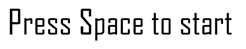
%> input picture Bitmap Converter/pressSpace.png, 246 x 49 px
$ octave RunVerilogBitmapArray_example.m   (GNU Octave 9; MATLAB toolbox functions it lacks are replaced by stand-ins)
%> lines starting %> are read from the running program, lines starting %| are printed output that depends on the picture
### Bitmap Converter/VerilogBitmapArray.m
function VerilogBitmapArray(inputImageFileName,outputVerilogFileName,sProcessing)
%> called with inputImageFileName = 'pressSpace.png', outputVerilogFileName = 'press.sv'
% function VerilogBitmapArray(inputImageFileName,outputVerilogFileName,sProcessing)
%
% Function Description:
% --------------------------------
% This function receives an image and outputs a systemVerilog bitmap by the
% name outputVerilogFileName.
% It supports the image formats jpg, tif and png. Other formats by be
% supported as well, but only jpg, tif and png were tested.
% The function allows cropping, resizing and, if the image has
% transparency, performing binary transparency.
%
% Inputs:
% --------------------------------
% inputImageFileName - a string, image input file name. image should be
%   located in the working directory. for example "corn.tif".
% outputVerilogFileName - a string, output file name. for example
%   "cornSvBitmap.sv". if empty ([]) no system verilog file will be
%   written.
% sProcessing.
%   sCrop.
%       enable - boolean, if true image will be cropped to user specified
%           values: the center of the cropped image will be at
%           sProcessing.sCrop.xyCenter and the cropped picture will contain
%           sProcessing.sCrop.xyPortions of the original picture.
%       xyPortions - [portionOf_x , portionOf_y] units are [%] (i.e values from 0 to 100)
%       xyCenter - [center_x , center_y] -  units are [%] (i.e values from 0 to 100)
%   sResize.
%       enable - boolean, if true the cropped image is resized to user
%           specified values in sProcessing.sResize.new_xy.
%       new_xy - [#columns , #rows] = no. of rows and columns in the
%           resized picture
%   quantize_nBits - no. of bits in the quantized image:
%       case (quantize_nBits == 8): red: 3bits, green: 3bits, blue: 3bits.
%       case (quantize_nBits == 4): red: 2bit, green: 1bit1, blue: 1bit1
%       case (quantize_nBits == 1): black&white image
%   binaryTransparencyTh - for png images there sometimes is a transparency
%       value for every pixel. In the output verilog file we support a
%       boolean transparency. binaryTransparencyTh is a value in the range
%       [0,100] that is used as a boolean transparency threshold.
%
% Outputs:
% --------------------------------
% A system-verilog file with the name specified in outputVerilogFileName is
%   written to the working directory.
%
% Ron Teichner, 25.03.2019

%% read from txt if no inputs to function

if nargin < 3
    filename = 'VerilogBitmapArrayTxtNumericInpus.txt';
    if ~isfile(filename)
        disp('VerilogBitmapArrayTxtNumericInpus.txt was not found in working directory');
        return;
    end
    VerilogBitmapArrayTxtNumericInpus = VerilogBitmapArrayImportTxtNumericInpus(filename, 1, 7);

    sProcessing.binaryTransparencyTh = VerilogBitmapArrayTxtNumericInpus(1,1);
    sProcessing.sCrop.enable = VerilogBitmapArrayTxtNumericInpus(2,1);
    sProcessing.sCrop.xyPortions = VerilogBitmapArrayTxtNumericInpus(3,:);
    sProcessing.sCrop.xyCenter = VerilogBitmapArrayTxtNumericInpus(4,:);
    sProcessing.sResize.enable = VerilogBitmapArrayTxtNumericInpus(5,1);
    sProcessing.sResize.new_xy = VerilogBitmapArrayTxtNumericInpus(6,:);
    sProcessing.quantize_nBits = VerilogBitmapArrayTxtNumericInpus(7,1);

    filename = 'VerilogBitmapArrayTxtFileNameInpus.txt';
    if ~isfile(filename)
        disp('VerilogBitmapArrayTxtFileNameInpus.txt was not found in working directory');
        return;
    end
    VerilogBitmapArrayTxtFileNameInpus = VerilogBitmapArrayTxtFileNameInpusFunc(filename, 1, 2);

    inputImageFileName = VerilogBitmapArrayTxtFileNameInpus{1};
    outputVerilogFileName = VerilogBitmapArrayTxtFileNameInpus{2};
end

%% read image
if ~isstring(inputImageFileName)
    disp('inputImageFileName should be a string, for example: inputImageFileName="ee.png"')
end

if ~isfile(inputImageFileName)
    errStr = strcat(inputImageFileName,' was not found in the current working directory');
    disp(errStr);
    disp('exiting');
    return;
end

disp(inputImageFileName);
[A,map,transparency] = imread(inputImageFileName);
%> A is the input picture: size 49x246x3 uint8; mean R, G, B 226.4, 226.4, 226.4
%> map = []; transparency = []

% convert to rgb:
if ~isempty(map)
    A = ind2rgb(A,map);
end
A = double(A);
%> A: size 49x246x3 double
A = A./max(A(:)); % scaling A values to capture full [0,1] range

if numel(size(A)) == 1
    disp('image has only one dimension')
    return;
end

binaryTransp = false(size(A,1) , size(A,2));
if ~isempty(transparency)
    disp('image has transparency; scale binary threshold using sProcessing.binaryTransparencyTh');
    transpA = A;
    aboveThIdx = transparency < sProcessing.binaryTransparencyTh/100*max(transparency(:));
    binaryTransp(aboveThIdx) = true;
    for colorIdx=1:size(transpA,3)
        tmp = transpA(:,:,colorIdx);
        tmp(aboveThIdx) = 1;
        transpA(:,:,colorIdx) = tmp;
    end
else
    disp('image has no transparency');
    transpA = A;
end

%% crop image
[croppedA,croppedBinaryTransp] = BitmapCropping(transpA,binaryTransp,sProcessing);
%> croppedBinaryTransp: size 49x246 logical; every value is 0

%% resize image
[croppedResizedA,croppedResizedBinaryTransp] = BitmapResize(croppedA,croppedBinaryTransp,sProcessing);
%> in BitmapResize, `croppedResizedA = imresize(croppedA,[sProcessing.sResize.new_xy(2) sPr..`:
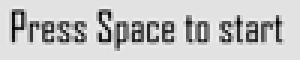
%> croppedResizedA: size 20x100x3 double (shown 3 times larger); mean R, G, B 0.888, 0.888, 0.888; drawn with min black and max white
%> in BitmapResize, `croppedResizedBinaryTransp = imresize(croppedbinaryTransp,[sProcessing..`: croppedResizedBinaryTransp: size 20x100 logical; every value is 0

%% Quantize image
% scale values to [0,255]:

switch sProcessing.quantize_nBits
    case 8
        nBitsRed = 3; nBitsGreen = 3; nBitsBlue = 2;
        [croppedResizedQuantizedFixedPointA,croppedResizedQuantizedDoubleA] = ...
            BitmapQuant(nBitsRed,nBitsGreen,nBitsBlue,croppedResizedA);
%> in BitmapQuant, `croppedResizedQuantizedDoubleA(:,:,Ridx) = croppedResizedQuantizedFixe..`:
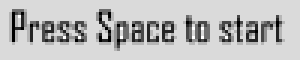
%> croppedResizedQuantizedDoubleA: size 20x100 double (shown 3 times larger); min 0.143, max 1.14, mean 0.886; drawn with min black and max white
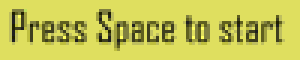
%> croppedResizedQuantizedFixedPointA: size 20x100x3 double (shown 3 times larger); mean R, G, B 6.2, 6.2, 2.67; drawn with min black and max white
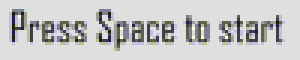
%> croppedResizedQuantizedDoubleA: size 20x100x3 double (shown 3 times larger); mean R, G, B 0.886, 0.886, 0.889; drawn with min black and max white
    case 4
        nBitsRed = 2; nBitsGreen = 1; nBitsBlue = 1;
        [croppedResizedQuantizedFixedPointA,croppedResizedQuantizedDoubleA] = ...
            BitmapQuant(nBitsRed,nBitsGreen,nBitsBlue,croppedResizedA);
    case 1
        nBitsRed = 0; nBitsGreen = 0; nBitsBlue = 0;
        [Ridx,Gidx,Bidx] = deal(1,2,3);
        whiteTh = 0.5;
        greyScaleImage = 0.2989 * croppedResizedA(:,:,Ridx) + 0.5870 * croppedResizedA(:,:,Gidx) + 0.1140 * croppedResizedA(:,:,Bidx);
        croppedResizedQuantizedFixedPointA = greyScaleImage > whiteTh;
        croppedResizedQuantizedDoubleA = croppedResizedQuantizedFixedPointA;
    otherwise
        disp('Quantization level @ sProcessing.quantize_nBits not supported');
end

%% write systemVerilog file and mif file
if ~isstring(outputVerilogFileName)
    disp('outputVerilogFileName is not a string - no systemVerilog file was created; example: outputVerilogFileName = "bitmapArray.sv"');
else
    BitmapWriteSvFile(outputVerilogFileName,croppedResizedQuantizedFixedPointA,croppedResizedBinaryTransp,sProcessing.quantize_nBits,nBitsRed,nBitsGreen,nBitsBlue);
    ramSize = numel(croppedResizedQuantizedFixedPointA);
    wordSize = sProcessing.quantize_nBits;
    BitmapMifGen(outputVerilogFileName,croppedResizedQuantizedFixedPointA(:),wordSize,ramSize);
end
%% figures
[Ridx,Gidx,Bidx] = deal(1,2,3);
f1 = figure;
movegui(f1,'west');
subplot(2,3,1); im=imshow(A); title('original image');
if ~isempty(transparency)
    im.AlphaData = transparency;
end
subplot(2,3,2); imshow(transpA); title('binary transparency');
subplot(2,3,3); imshow(croppedA); title('cropped image');
subplot(2,3,4); imshow(croppedResizedA); title('resized image');
subplot(2,3,5); imshow(croppedResizedQuantizedDoubleA); title('Quantized image');

f2 = figure;
movegui(f2,'east');
rValues = croppedResizedA(:,:,Ridx); rValues = rValues(:);
%> after `rValues = rValues(:)`: rValues = 2000 values, max 1.11 at index 1513, min 0.0974 at index 1588, mean 0.888
gValues = croppedResizedA(:,:,Gidx); gValues = gValues(:);
%> after `gValues = gValues(:)`: gValues has the same summary as rValues
bValues = croppedResizedA(:,:,Bidx); bValues = bValues(:);
%> after `bValues = bValues(:)`: bValues has the same summary as rValues


subplot(2,3,1); hist(rValues,50); title('hist red');
subplot(2,3,2); hist(gValues,50); title('hist green');
subplot(2,3,3); hist(bValues,50); title('hist blue');
switch sProcessing.quantize_nBits
    case {8,4}
        rValuesQ = croppedResizedQuantizedDoubleA(:,:,Ridx); rValuesQ = rValuesQ(:);
%> after `rValuesQ = rValuesQ(:)`: rValuesQ = 2000 values, max 1.14 at index 126, min 0.143 at index 85, mean 0.886
        gValuesQ = croppedResizedQuantizedDoubleA(:,:,Gidx); gValuesQ = gValuesQ(:);
%> after `gValuesQ = gValuesQ(:)`: gValuesQ has the same summary as rValuesQ
        bValuesQ = croppedResizedQuantizedDoubleA(:,:,Bidx); bValuesQ = bValuesQ(:);
%> after `bValuesQ = croppedResizedQuantizedDoubleA(:,:,Bidx)`:
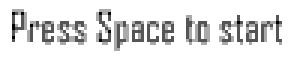
%> bValuesQ: size 20x100 double (shown 3 times larger); min 0, max 1, mean 0.889
%> after `bValuesQ = bValuesQ(:)`: bValuesQ = 2000 values, max 1 at index 1, min 0 at index 85, mean 0.889
        subplot(2,3,4); hist(rValuesQ,50);title('hist red quantized');
        subplot(2,3,5); hist(gValuesQ,50);title('hist green quantized');
        subplot(2,3,6); hist(bValuesQ,50);title('hist blue quantized');
end

end

function [croppedResizedQuantizedFixedPointA,croppedResizedQuantizedDoubleA] = BitmapQuant(nBitsRed,nBitsGreen,nBitsBlue,croppedResizedA)
[Ridx, Gidx, Bidx] = deal(1,2,3);
nColors = size(croppedResizedA,3);

if Ridx <= nColors
    nLevelsRed = 2^nBitsRed;
    croppedResizedQuantizedFixedPointA(:,:,Ridx) = round(croppedResizedA(:,:,Ridx) * (nLevelsRed - 1));
else
    croppedResizedQuantizedFixedPointA(:,:,Ridx) = zeros(size(croppedResizedA(:,:,1)));
end
croppedResizedQuantizedDoubleA(:,:,Ridx) = croppedResizedQuantizedFixedPointA(:,:,Ridx) ./ (nLevelsRed - 1);

if Gidx <= nColors
    nLevelsGreen = 2^nBitsGreen;
    croppedResizedQuantizedFixedPointA(:,:,Gidx) = round(croppedResizedA(:,:,Gidx) * (nLevelsGreen - 1));
else
    croppedResizedQuantizedFixedPointA(:,:,Gidx) = zeros(size(croppedResizedA(:,:,1)));
end
croppedResizedQuantizedDoubleA(:,:,Gidx) = croppedResizedQuantizedFixedPointA(:,:,Gidx) ./ (nLevelsGreen - 1);

if Bidx <= nColors
    nLevelsBlue = 2^nBitsBlue;
    croppedResizedQuantizedFixedPointA(:,:,Bidx) = round(croppedResizedA(:,:,Bidx) * (nLevelsBlue - 1));
else
    croppedResizedQuantizedFixedPointA(:,:,Bidx) = zeros(size(croppedResizedA(:,:,1)));
end
croppedResizedQuantizedDoubleA(:,:,Bidx) = croppedResizedQuantizedFixedPointA(:,:,Bidx) ./ (nLevelsBlue - 1);

end

function [croppedA,croppedbinaryTransp] = BitmapCropping(A,binaryTransp,sProcessing)
% function [croppedA,croppedbinaryTransp] = BitmapCropping(A,binaryTransp,sProcessing)
%
% Function Description:
% --------------------------------
% This function receives an image, a trasparency matrix and cropping values
% and outputs a cropped image.
%
% Inputs:
% --------------------------------
% A - an RGB image
% binaryTransp - a transparency matrix with size(A)
% sProcessing.
%   sCrop.
%       enable - boolean, if true image will be cropped to user specified
%           values: the center of the cropped image will be at
%           sProcessing.sCrop.xyCenter and the cropped picture will contain
%           sProcessing.sCrop.xyPortions of the original picture.
%       xyPortions - [portionOf_x , portionOf_y] units are [%] (i.e values from 0 to 100)
%       xyCenter - [center_x , center_y] -  units are [%] (i.e values from 0 to 100)
%
% Outputs:
% --------------------------------
% croppedA - cropped image A
% croppedbinaryTransp - cropped transparency matrix
%
% Ron Teichner, 25.03.2019

croppedA = A; croppedbinaryTransp = binaryTransp;
if isfield(sProcessing , 'sCrop')
    if isfield(sProcessing.sCrop , 'enable')
        if sProcessing.sCrop.enable
            if ~isfield(sProcessing.sCrop , 'xyPortions')
                disp('field sProcessing.sCrop.xyPortions is missing - image was not cropped');
            elseif ~isfield(sProcessing.sCrop , 'xyCenter')
                disp('field sProcessing.sCrop.xyCenter is missing - image was not cropped');
            else
                if ( (numel(sProcessing.sCrop.xyPortions) == 2) && (numel(sProcessing.sCrop.xyCenter) == 2) )
                    r = max(min(sProcessing.sCrop.xyPortions(2),100),0);
                    c = max(min(sProcessing.sCrop.xyPortions(1),100),0);

                    rC = max(min(sProcessing.sCrop.xyCenter(2),100),0);
                    cC = max(min(sProcessing.sCrop.xyCenter(1),100),0);

                    halfRowsKeep = floor(size(A,1) * (r/100) / 2);
                    halfColsKeep = floor(size(A,2) * (c/100) / 2);
                    rCenter = round(size(A,1) * (rC/100));
                    cCenter = round(size(A,2) * (cC/100));

                    minRow = max(rCenter - halfRowsKeep , 1);
                    maxRow = min(rCenter + halfRowsKeep , size(A,1));
                    minCol = max(cCenter - halfColsKeep , 1);
                    maxCol = min(cCenter + halfColsKeep , size(A,2));

                    croppedA = A(minRow:maxRow , minCol:maxCol , :);
                    croppedbinaryTransp = binaryTransp(minRow:maxRow , minCol:maxCol , :);
                else
                    disp('sProcessing.sCrop.xyPortions or sProcessing.sCrop.xyCenter are not a [2x1] vector - image was not cropped');
                end
            end
        else
            disp('sProcessing.sCrop.enable is false - image was not cropped');
        end
    else
        disp('no field enable in sProcessing.sCrop - image was not cropped');
    end
else
    disp('no field sCrop in sProcessing - image was not cropped');
end

aboveThIdx = (croppedbinaryTransp == true);
for colorIdx=1:size(croppedA,3)
    tmp = croppedA(:,:,colorIdx);
    tmp(aboveThIdx) = 1;
    croppedA(:,:,colorIdx) = tmp;
end

end

function [croppedResizedA,croppedResizedBinaryTransp] = BitmapResize(croppedA,croppedbinaryTransp,sProcessing)
% function [croppedResizedA,croppedResizedBinaryTransp] = BitmapResize(croppedA,croppedbinaryTransp,sProcessing)
%
% Function Description:
% --------------------------------
% This function receives an image, a trasparency matrix and resizing values
% and outputs a resized image.
%
% Inputs:
% --------------------------------
% croppedA - an RGB image
% croppedbinaryTransp - a transparency matrix with size(A)
% sProcessing.
%   sResize.
%       enable - boolean, if true the cropped image is resized to user
%           specified values in sProcessing.sResize.new_xy.
%       new_xy - [#columns , #rows] = no. of rows and columns in the
%           resized picture
% Outputs:
% --------------------------------
% croppedResizedA - resized image A
% croppedResizedBinaryTransp - resized transparency matrix
%
% Ron Teichner, 25.03.2019

croppedResizedA = croppedA; croppedResizedBinaryTransp = croppedbinaryTransp;
if isfield(sProcessing , 'sResize')
    if isfield(sProcessing.sResize , 'enable')
        if sProcessing.sResize.enable
            if ~isfield(sProcessing.sResize , 'new_xy')
                disp('field sProcessing.sResize.new_xy is missing - image was not resized');
            else
                if numel(sProcessing.sResize.new_xy) == 2
                    croppedResizedA = imresize(croppedA,[sProcessing.sResize.new_xy(2) sProcessing.sResize.new_xy(1)]);
                    croppedResizedBinaryTransp = imresize(croppedbinaryTransp,[sProcessing.sResize.new_xy(2) sProcessing.sResize.new_xy(1)]);
                else
                    disp('sProcessing.sResize.new_xy is not a [2x1] vector - image was not resized');
                end
            end
        else
            disp('sProcessing.sResize.enable is false - image was not resized');
        end
    else
        disp('no field enable in sProcessing.sResize - image was not resized');
    end
else
    disp('no field sResize in sProcessing - image was not resized');
end

aboveThIdx = (croppedResizedBinaryTransp == true);
for colorIdx=1:size(croppedResizedA,3)
    tmp = croppedResizedA(:,:,colorIdx);
    tmp(aboveThIdx) = 1;
    croppedResizedA(:,:,colorIdx) = tmp;
end

end

% [387 lines left out: functions BitmapWriteSvFile, BitmapMifGen, VerilogBitmapArrayImportTxtNumericInpus, VerilogBitmapArrayTxtFileNameInpusFunc, not called in this run]

### Bitmap Converter/RunVerilogBitmapArray_example.m
clear; close all; clc;

inputImageFileName      = 'pressSpace.png';
% [4 lines of commented-out code are left out]

outputVerilogFileName   = "press.sv";

sProcessing.binaryTransparencyTh = 1; % [%]

sProcessing.sCrop.enable        = false;
sProcessing.sCrop.xyPortions    = [400,200]; % [%]
sProcessing.sCrop.xyCenter      = [500,200]; % [%] % x values are left to right; y values are up to down

sProcessing.sResize.enable  = true;
sProcessing.sResize.new_xy  = [100,20];

sProcessing.quantize_nBits = 8; % {8 - 3Red, 3Green, 2Blue ; 4 - 2Red, 1Green, 1Blue ; 1 - black&white image}

VerilogBitmapArray(inputImageFileName,outputVerilogFileName,sProcessing)
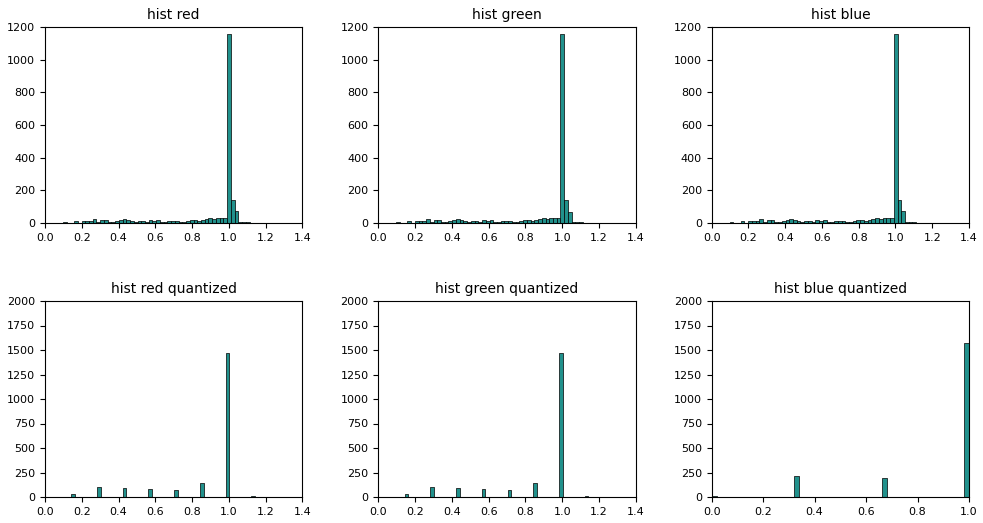
%> figure redrawn from the program's plot data, 6 panels; panel 1: tallest bar 1155 high, from x = 0.991 to 1.01; panel 2: tallest bar 1155 high, from x = 0.991 to 1.01; panel 3: tallest bar 1155 high, from x = 0.991 to 1.01; panel 4: tallest bar 1465 high, from x = 0.983 to 1
%VerilogBitmapArray

% create the exe:
% mcc -m VerilogBitmapArray.m
